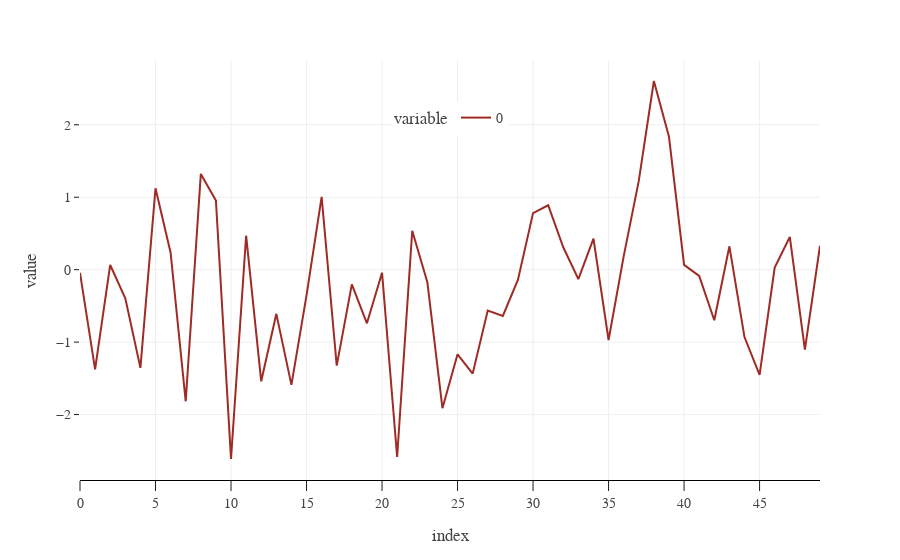

Here is the notebook cell this chart was saved with:
### Code cell
import plotly.io as io  # Import plotly io so we can set the template
from  plotly_theme import generate_RichView_plotly_theme  # Import the richview theme

io.templates['richview'] = generate_RichView_plotly_theme()  # Generate the richview template
io.templates.default = 'richview'  # Set the default template to richview

import plotly.express as px  # Import plotly express

px.line(data)  # Plot the data

### Figure 1 — Plotly figure (JSON) as saved in the notebook; plotly's stock layout.template omitted (floating-point values rounded to 4 significant figures)
{"data": [{"hovertemplate": "variable=0<br>index=%{x}<br>value=%{y}<extra></extra>", "legendgroup": "0", "line": {"color": "#9e2b25", "dash": "solid"}, "marker": {"symbol": "circle"}, "mode": "lines", "name": "0", "orientation": "v", "showlegend": true, "type": "scatter", "x": [0, 1, 2, 3, 4, 5, 6, 7, 8, 9, 10, 11, 12, 13, 14, 15, 16, 17, 18, 19, 20, 21, 22, 23, 24, 25, 26, 27, 28, 29, 30, 31, 32, 33, 34, 35, 36, 37, 38, 39, 40, 41, 42, 43, 44, 45, 46, 47, 48, 49], "xaxis": "x", "y": [-0.04422, -1.376, 0.06483, -0.3953, -1.355, 1.123, 0.2341, -1.817, 1.322, 0.9536, -2.614, 0.4688, -1.541, -0.6098, -1.591, -0.3538, 1.006, -1.325, -0.2039, -0.7405, -0.0416, -2.586, 0.5369, -0.1717, -1.912, -1.168, -1.435, -0.5649, -0.6384, -0.1376, 0.7812, 0.8891, 0.3095, -0.13, 0.4287, -0.9709, 0.1826, 1.225, 2.604, 1.835, 0.06677, -0.08557, -0.6981, 0.3223, -0.9305, -1.452, 0.02755, 0.4512, -1.104, 0.3306], "yaxis": "y"}], "layout": {"legend": {"title": {"text": "variable"}, "tracegroupgap": 0}, "margin": {"t": 60}, "xaxis": {"anchor": "y", "domain": [0, 1], "title": {"text": "index"}}, "yaxis": {"anchor": "x", "domain": [0, 1], "title": {"text": "value"}}}}
